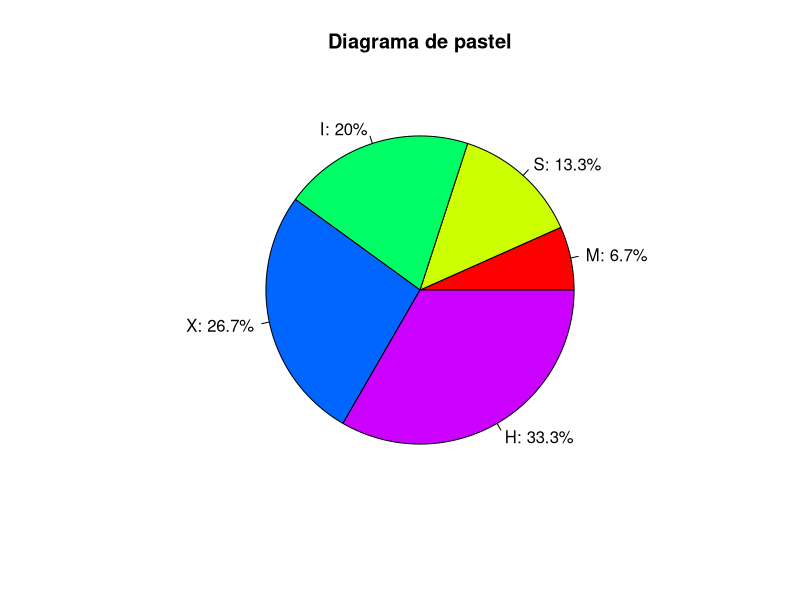
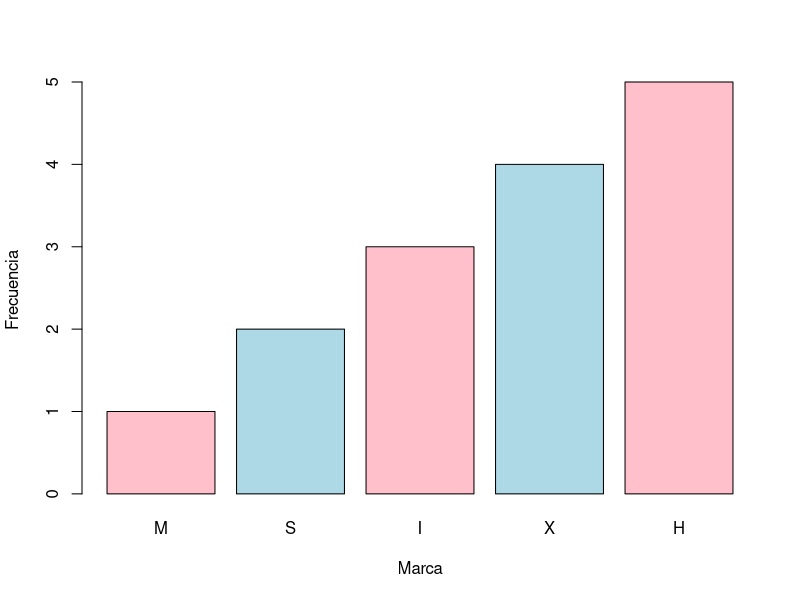

Write the R code that produced these figures, in order.
#This code is to show categorical variables in different charts like: barplots and piecharts

T = c(1,2,3,4,5)
names(T) = c("M", "S", "I", "X", "H")# debe se de la misma longitud q el vector T

T # Muestro la estructura final
names(T) # Muestro las etiquetas

percent_labels = round(100 * T / sum(T), 1) # Cada valor ente el total multiplicado por 100. 
					    # Redondea a un digito, si no colocas el 1. Redondea a 0 digitos. 
percent_labels # Muestro lo porcentajes					# Vector numerico

is.vector(percent_labels)   
typeof(percent_labels)      
attributes(percent_labels)  


labels = paste0(names(T), ": ", percent_labels, "%")#Function paste0 que imprime sin espacios entre argumentos. "M: 6%" 

is.vector(labels)   
typeof(labels)      
attributes(labels)

pie(T, labels = labels, col = rainbow(length(T)), main= "Diagrama de pastel")
barplot(T,xlab = "Marca", ylab="Frecuencia", col = c("pink", "lightblue")) # Col es un vector de colores o un solo color


